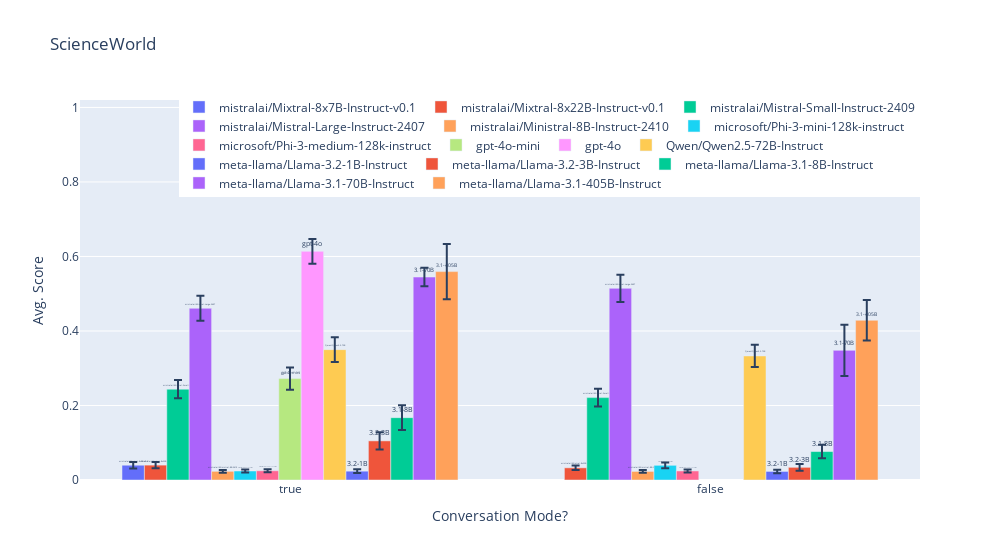

The code cell stored with this chart in its notebook:
### Code cell
# filter out the llama-31-70b-instruct
tmp = data[~data["llm"].str.contains("llama-31-70b-instruct")]

# Keep only LLM agent.
tmp = tmp[tmp["agent"].str.contains("LLMAgent")]

tmp["llm_short"] = tmp["llm"].str.replace("meta-llama/Llama-", "")
tmp["llm_short"] = tmp["llm_short"].str.replace("-Instruct", "")
tmp.groupby(["conversation", "llm"])["final/Normalized Score"].describe().reset_index()

# Compute the average score for each llm group by conversation and stderror
mean_stderror = tmp.groupby(["conversation", "llm", "llm_short"])["final/Normalized Score"].agg(["mean", "sem"]).reset_index()
# Sort the llm groups by predefined order
order = ["3.1-405B", "3.1-70B", "3.1-8B", "3.2-3B", "3.2-1B"]
order += sorted(set(tmp["llm_short"].unique().tolist()) - set(order))
mean_stderror["llm_short"] = pd.Categorical(mean_stderror["llm_short"], categories=order, ordered=True)
mean_stderror = mean_stderror.sort_values("llm_short", ascending=False)

# Display grouped bar chat for each llm group by conversation using plotly
import plotly.express as px
fig = px.bar(mean_stderror, x="conversation", y="mean", color="llm", barmode="group", title="ScienceWorld", error_y="sem", text="llm_short", width=1000)

# Set y-axis title
fig.update_yaxes(title_text="Avg. Score")
fig.update_xaxes(title_text="Conversation Mode?")

# Set y range to 0, 1
fig.update_yaxes(range=[0, 1.02])

# Put legent at the top
fig.update_layout(legend=dict(
    orientation="h",
    yanchor="top",
    y=1.02,
    xanchor="right",
    x=1
))

# Hide legend title
fig.update_layout(legend_title_text='')

fig.update_traces(textposition='outside')
fig.show()
# save the figure to png
fig.write_image("scienceworld_llm_conversation.png")

### Figure 1 — Plotly figure (JSON) as saved in the notebook; plotly's stock layout.template omitted (floating-point values rounded to 4 significant figures)
{"data": [{"alignmentgroup": "True", "error_y": {"array": [0.008588]}, "hovertemplate": "llm=mistralai/Mixtral-8x7B-Instruct-v0.1<br>conversation=%{x}<br>mean=%{y}<br>llm_short=%{text}<extra></extra>", "legendgroup": "mistralai/Mixtral-8x7B-Instruct-v0.1", "marker": {"color": "#636efa", "pattern": {"shape": ""}}, "name": "mistralai/Mixtral-8x7B-Instruct-v0.1", "offsetgroup": "mistralai/Mixtral-8x7B-Instruct-v0.1", "orientation": "v", "showlegend": true, "text": ["mistralai/Mixtral-8x7B-v0.1"], "textposition": "outside", "type": "bar", "x": [true], "xaxis": "x", "y": [0.03967], "yaxis": "y"}, {"alignmentgroup": "True", "error_y": {"array": [0.008191, 0.006142]}, "hovertemplate": "llm=mistralai/Mixtral-8x22B-Instruct-v0.1<br>conversation=%{x}<br>mean=%{y}<br>llm_short=%{text}<extra></extra>", "legendgroup": "mistralai/Mixtral-8x22B-Instruct-v0.1", "marker": {"color": "#EF553B", "pattern": {"shape": ""}}, "name": "mistralai/Mixtral-8x22B-Instruct-v0.1", "offsetgroup": "mistralai/Mixtral-8x22B-Instruct-v0.1", "orientation": "v", "showlegend": true, "text": ["mistralai/Mixtral-8x22B-v0.1", "mistralai/Mixtral-8x22B-v0.1"], "textposition": "outside", "type": "bar", "x": [true, false], "xaxis": "x", "y": [0.03993, 0.03267], "yaxis": "y"}, {"alignmentgroup": "True", "error_y": {"array": [0.02442, 0.0239]}, "hovertemplate": "llm=mistralai/Mistral-Small-Instruct-2409<br>conversation=%{x}<br>mean=%{y}<br>llm_short=%{text}<extra></extra>", "legendgroup": "mistralai/Mistral-Small-Instruct-2409", "marker": {"color": "#00cc96", "pattern": {"shape": ""}}, "name": "mistralai/Mistral-Small-Instruct-2409", "offsetgroup": "mistralai/Mistral-Small-Instruct-2409", "orientation": "v", "showlegend": true, "text": ["mistralai/Mistral-Small-2409", "mistralai/Mistral-Small-2409"], "textposition": "outside", "type": "bar", "x": [true, false], "xaxis": "x", "y": [0.2437, 0.2211], "yaxis": "y"}, {"alignmentgroup": "True", "error_y": {"array": [0.03357, 0.03666]}, "hovertemplate": "llm=mistralai/Mistral-Large-Instruct-2407<br>conversation=%{x}<br>mean=%{y}<br>llm_short=%{text}<extra></extra>", "legendgroup": "mistralai/Mistral-Large-Instruct-2407", "marker": {"color": "#ab63fa", "pattern": {"shape": ""}}, "name": "mistralai/Mistral-Large-Instruct-2407", "offsetgroup": "mistralai/Mistral-Large-Instruct-2407", "orientation": "v", "showlegend": true, "text": ["mistralai/Mistral-Large-2407", "mistralai/Mistral-Large-2407"], "textposition": "outside", "type": "bar", "x": [true, false], "xaxis": "x", "y": [0.4609, 0.5145], "yaxis": "y"}, {"alignmentgroup": "True", "error_y": {"array": [0.003694, 0.003695]}, "hovertemplate": "llm=mistralai/Ministral-8B-Instruct-2410<br>conversation=%{x}<br>mean=%{y}<br>llm_short=%{text}<extra></extra>", "legendgroup": "mistralai/Ministral-8B-Instruct-2410", "marker": {"color": "#FFA15A", "pattern": {"shape": ""}}, "name": "mistralai/Ministral-8B-Instruct-2410", "offsetgroup": "mistralai/Ministral-8B-Instruct-2410", "orientation": "v", "showlegend": true, "text": ["mistralai/Ministral-8B-2410", "mistralai/Ministral-8B-2410"], "textposition": "outside", "type": "bar", "x": [true, false], "xaxis": "x", "y": [0.02327, 0.023], "yaxis": "y"}, {"alignmentgroup": "True", "error_y": {"array": [0.007721, 0.003976]}, "hovertemplate": "llm=microsoft/Phi-3-mini-128k-instruct<br>conversation=%{x}<br>mean=%{y}<br>llm_short=%{text}<extra></extra>", "legendgroup": "microsoft/Phi-3-mini-128k-instruct", "marker": {"color": "#19d3f3", "pattern": {"shape": ""}}, "name": "microsoft/Phi-3-mini-128k-instruct", "offsetgroup": "microsoft/Phi-3-mini-128k-instruct", "orientation": "v", "showlegend": true, "text": ["microsoft/Phi-3-mini-128k-instruct", "microsoft/Phi-3-mini-128k-instruct"], "textposition": "outside", "type": "bar", "x": [false, true], "xaxis": "x", "y": [0.0394, 0.02413], "yaxis": "y"}, {"alignmentgroup": "True", "error_y": {"array": [0.003875, 0.003947]}, "hovertemplate": "llm=microsoft/Phi-3-medium-128k-instruct<br>conversation=%{x}<br>mean=%{y}<br>llm_short=%{text}<extra></extra>", "legendgroup": "microsoft/Phi-3-medium-128k-instruct", "marker": {"color": "#FF6692", "pattern": {"shape": ""}}, "name": "microsoft/Phi-3-medium-128k-instruct", "offsetgroup": "microsoft/Phi-3-medium-128k-instruct", "orientation": "v", "showlegend": true, "text": ["microsoft/Phi-3-medium-128k-instruct", "microsoft/Phi-3-medium-128k-instruct"], "textposition": "outside", "type": "bar", "x": [false, true], "xaxis": "x", "y": [0.0243, 0.02482], "yaxis": "y"}, {"alignmentgroup": "True", "error_y": {"array": [0.03]}, "hovertemplate": "llm=gpt-4o-mini<br>conversation=%{x}<br>mean=%{y}<br>llm_short=%{text}<extra></extra>", "legendgroup": "gpt-4o-mini", "marker": {"color": "#B6E880", "pattern": {"shape": ""}}, "name": "gpt-4o-mini", "offsetgroup": "gpt-4o-mini", "orientation": "v", "showlegend": true, "text": ["gpt-4o-mini"], "textposition": "outside", "type": "bar", "x": [true], "xaxis": "x", "y": [0.2722], "yaxis": "y"}, {"alignmentgroup": "True", "error_y": {"array": [0.03322]}, "hovertemplate": "llm=gpt-4o<br>conversation=%{x}<br>mean=%{y}<br>llm_short=%{text}<extra></extra>", "legendgroup": "gpt-4o", "marker": {"color": "#FF97FF", "pattern": {"shape": ""}}, "name": "gpt-4o", "offsetgroup": "gpt-4o", "orientation": "v", "showlegend": true, "text": ["gpt-4o"], "textposition": "outside", "type": "bar", "x": [true], "xaxis": "x", "y": [0.6137], "yaxis": "y"}, {"alignmentgroup": "True", "error_y": {"array": [0.0335, 0.02982]}, "hovertemplate": "llm=Qwen/Qwen2.5-72B-Instruct<br>conversation=%{x}<br>mean=%{y}<br>llm_short=%{text}<extra></extra>", "legendgroup": "Qwen/Qwen2.5-72B-Instruct", "marker": {"color": "#FECB52", "pattern": {"shape": ""}}, "name": "Qwen/Qwen2.5-72B-Instruct", "offsetgroup": "Qwen/Qwen2.5-72B-Instruct", "orientation": "v", "showlegend": true, "text": ["Qwen/Qwen2.5-72B", "Qwen/Qwen2.5-72B"], "textposition": "outside", "type": "bar", "x": [true, false], "xaxis": "x", "y": [0.3499, 0.333], "yaxis": "y"}, {"alignmentgroup": "True", "error_y": {"array": [0.004884, 0.004781]}, "hovertemplate": "llm=meta-llama/Llama-3.2-1B-Instruct<br>conversation=%{x}<br>mean=%{y}<br>llm_short=%{text}<extra></extra>", "legendgroup": "meta-llama/Llama-3.2-1B-Instruct", "marker": {"color": "#636efa", "pattern": {"shape": ""}}, "name": "meta-llama/Llama-3.2-1B-Instruct", "offsetgroup": "meta-llama/Llama-3.2-1B-Instruct", "orientation": "v", "showlegend": true, "text": ["3.2-1B", "3.2-1B"], "textposition": "outside", "type": "bar", "x": [true, false], "xaxis": "x", "y": [0.02367, 0.023], "yaxis": "y"}, {"alignmentgroup": "True", "error_y": {"array": [0.023, 0.00924]}, "hovertemplate": "llm=meta-llama/Llama-3.2-3B-Instruct<br>conversation=%{x}<br>mean=%{y}<br>llm_short=%{text}<extra></extra>", "legendgroup": "meta-llama/Llama-3.2-3B-Instruct", "marker": {"color": "#EF553B", "pattern": {"shape": ""}}, "name": "meta-llama/Llama-3.2-3B-Instruct", "offsetgroup": "meta-llama/Llama-3.2-3B-Instruct", "orientation": "v", "showlegend": true, "text": ["3.2-3B", "3.2-3B"], "textposition": "outside", "type": "bar", "x": [true, false], "xaxis": "x", "y": [0.105, 0.034], "yaxis": "y"}, {"alignmentgroup": "True", "error_y": {"array": [0.03323, 0.018]}, "hovertemplate": "llm=meta-llama/Llama-3.1-8B-Instruct<br>conversation=%{x}<br>mean=%{y}<br>llm_short=%{text}<extra></extra>", "legendgroup": "meta-llama/Llama-3.1-8B-Instruct", "marker": {"color": "#00cc96", "pattern": {"shape": ""}}, "name": "meta-llama/Llama-3.1-8B-Instruct", "offsetgroup": "meta-llama/Llama-3.1-8B-Instruct", "orientation": "v", "showlegend": true, "text": ["3.1-8B", "3.1-8B"], "textposition": "outside", "type": "bar", "x": [true, false], "xaxis": "x", "y": [0.1673, 0.07633], "yaxis": "y"}, {"alignmentgroup": "True", "error_y": {"array": [0.025, 0.06863]}, "hovertemplate": "llm=meta-llama/Llama-3.1-70B-Instruct<br>conversation=%{x}<br>mean=%{y}<br>llm_short=%{text}<extra></extra>", "legendgroup": "meta-llama/Llama-3.1-70B-Instruct", "marker": {"color": "#ab63fa", "pattern": {"shape": ""}}, "name": "meta-llama/Llama-3.1-70B-Instruct", "offsetgroup": "meta-llama/Llama-3.1-70B-Instruct", "orientation": "v", "showlegend": true, "text": ["3.1-70B", "3.1-70B"], "textposition": "outside", "type": "bar", "x": [true, false], "xaxis": "x", "y": [0.5448, 0.348], "yaxis": "y"}, {"alignmentgroup": "True", "error_y": {"array": [0.07444, 0.05445]}, "hovertemplate": "llm=meta-llama/Llama-3.1-405B-Instruct<br>conversation=%{x}<br>mean=%{y}<br>llm_short=%{text}<extra></extra>", "legendgroup": "meta-llama/Llama-3.1-405B-Instruct", "marker": {"color": "#FFA15A", "pattern": {"shape": ""}}, "name": "meta-llama/Llama-3.1-405B-Instruct", "offsetgroup": "meta-llama/Llama-3.1-405B-Instruct", "orientation": "v", "showlegend": true, "text": ["3.1-405B", "3.1-405B"], "textposition": "outside", "type": "bar", "x": [true, false], "xaxis": "x", "y": [0.5593, 0.4287], "yaxis": "y"}], "layout": {"barmode": "group", "legend": {"orientation": "h", "title": {"text": ""}, "tracegroupgap": 0, "x": 1, "xanchor": "right", "y": 1.02, "yanchor": "top"}, "title": {"text": "ScienceWorld"}, "width": 1000, "xaxis": {"anchor": "y", "domain": [0, 1], "title": {"text": "Conversation Mode?"}}, "yaxis": {"anchor": "x", "domain": [0, 1], "range": [0, 1.02], "title": {"text": "Avg. Score"}}}}
